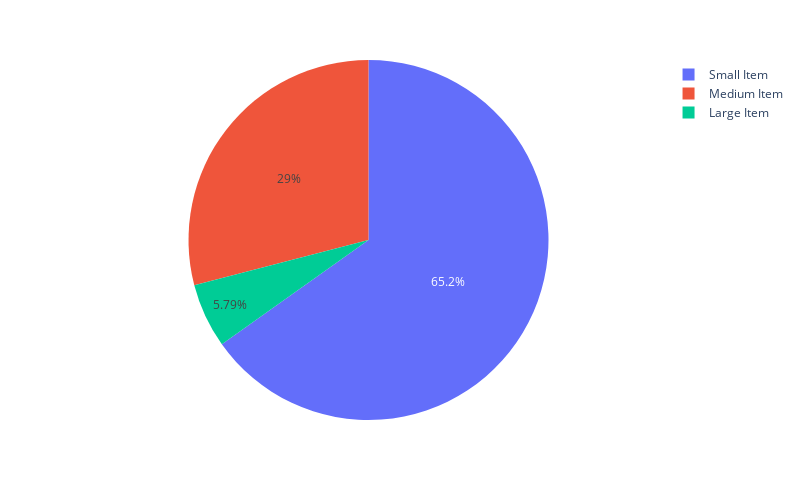

Notebook code cell kept with this figure:
### Markdown cell above
### What is the percentage of each Order Item Size in the data ?

### Code cell
px.pie(data_frame=df,names='order_item_type', width=800, height=500)

### Figure 1 — Plotly figure (JSON) as saved in the notebook; plotly's stock layout.template omitted (floating-point values rounded to 4 significant figures; data arrays with more than 128 entries replaced by an {"elided": "..."} marker saying what was removed)
{"data": [{"domain": {"x": [0, 1], "y": [0, 1]}, "hovertemplate": "order_item_type=%{label}<extra></extra>", "labels": {"elided": "13515 str values"}, "legendgroup": "", "name": "", "showlegend": true, "type": "pie"}], "layout": {"height": 500, "legend": {"tracegroupgap": 0}, "margin": {"t": 60}, "width": 800}}
